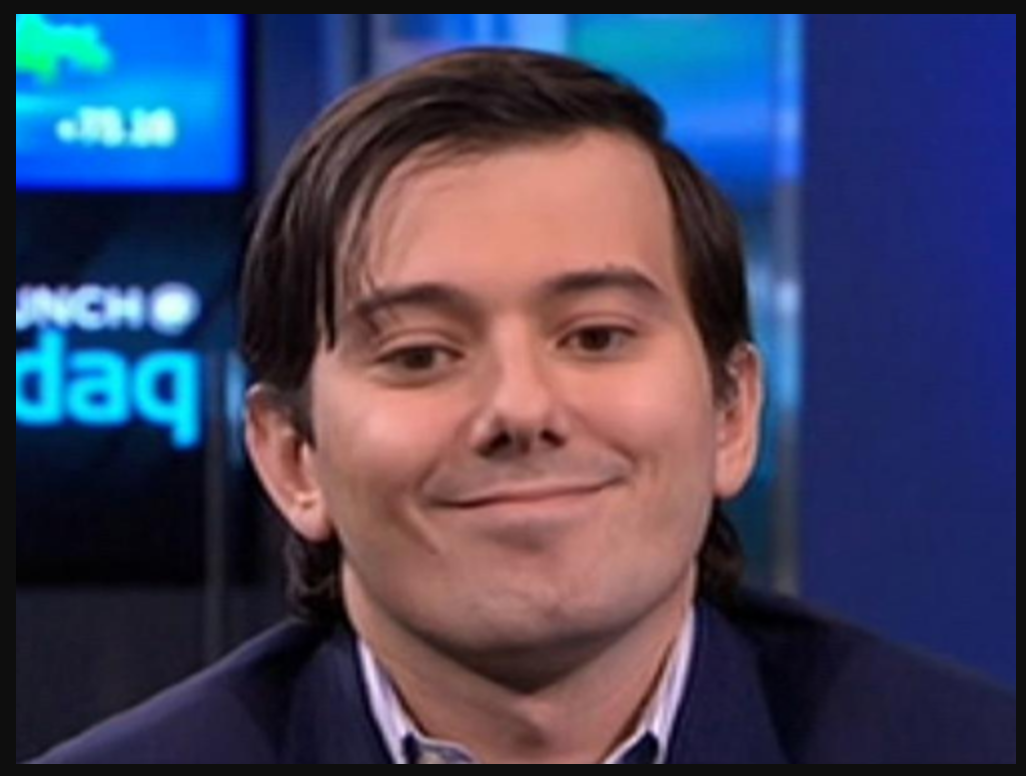
#> input picture images/screen1.png, 1026 x 776 px
$ jupyter execute --allow-errors 'Facial Recognition.ipynb'   (Python 2 division)   (older library calls are emulated)
#> lines starting #> are read from the running program, lines starting #| are printed output that depends on the picture; after the words box and inside, x2 and y2 are one past the last pixel; in counts of white or black regions, pixels touching at a corner belong together
[cell 1]
import numpy as np
import cv2
import os
from PIL import Image

[cell 2]
## Hello, world ##

# Take in a photo, identify face within it, export with a rectangle

detector = cv2.CascadeClassifier('haarcascades/haarcascade_frontalface_default.xml')
image = cv2.imread('images/screen1.png')
#> image is the input picture: shape (776, 1026, 3); mean B, G, R 95.1, 67.1, 66.4
gray = cv2.cvtColor(image, cv2.COLOR_BGR2GRAY)
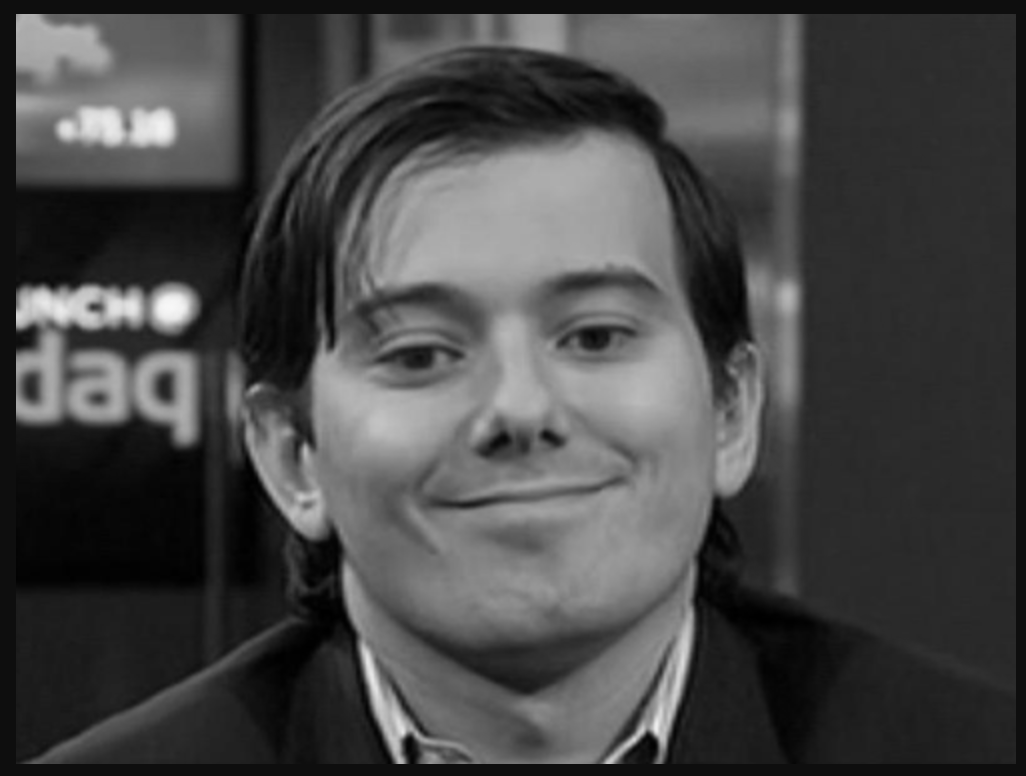
#> gray: shape (776, 1026); min 0, max 247, mean 70.1
faces = detector.detectMultiScale(gray, 1.3, 5)
#> faces = [[273, 134, 482, 482]]
for (x,y,w,h) in faces:
    cv2.rectangle(image,(x,y),(x+w,y+h),(255,255,255),2)
#> this loop made 1 pass
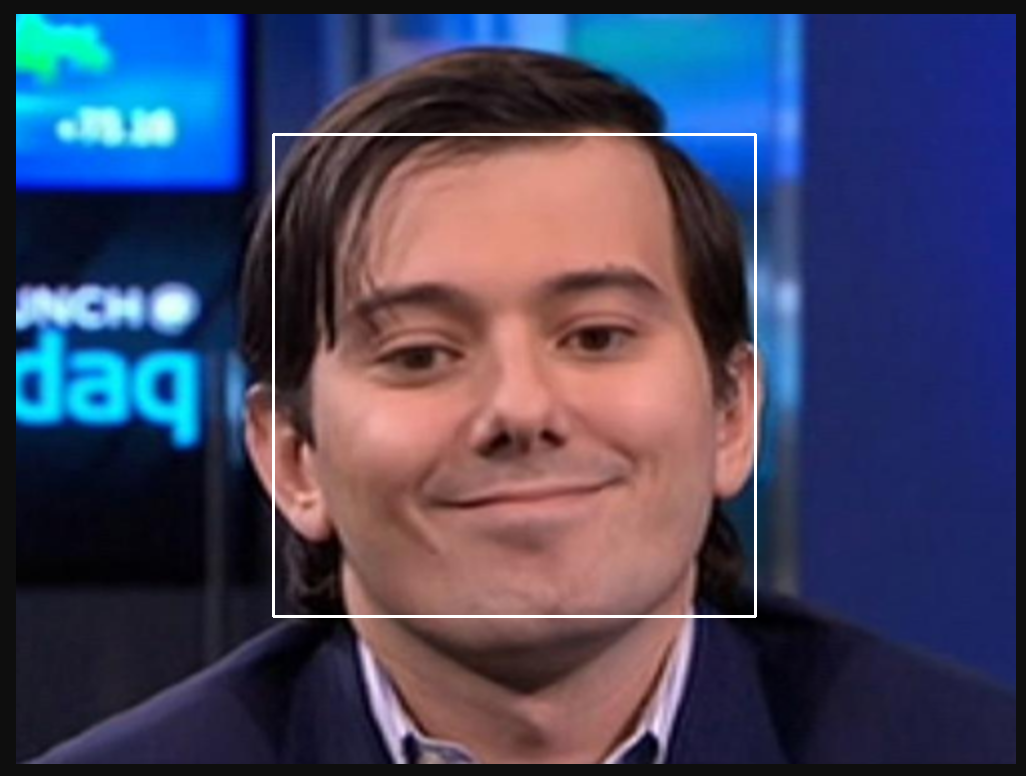
#> image: shape (776, 1026, 3); 0.73% of pixels changed, all inside (x1, y1, x2, y2) = (272, 133, 757, 618)

cv2.imwrite('images/screen1_identified.png', image)
#> Out = True
